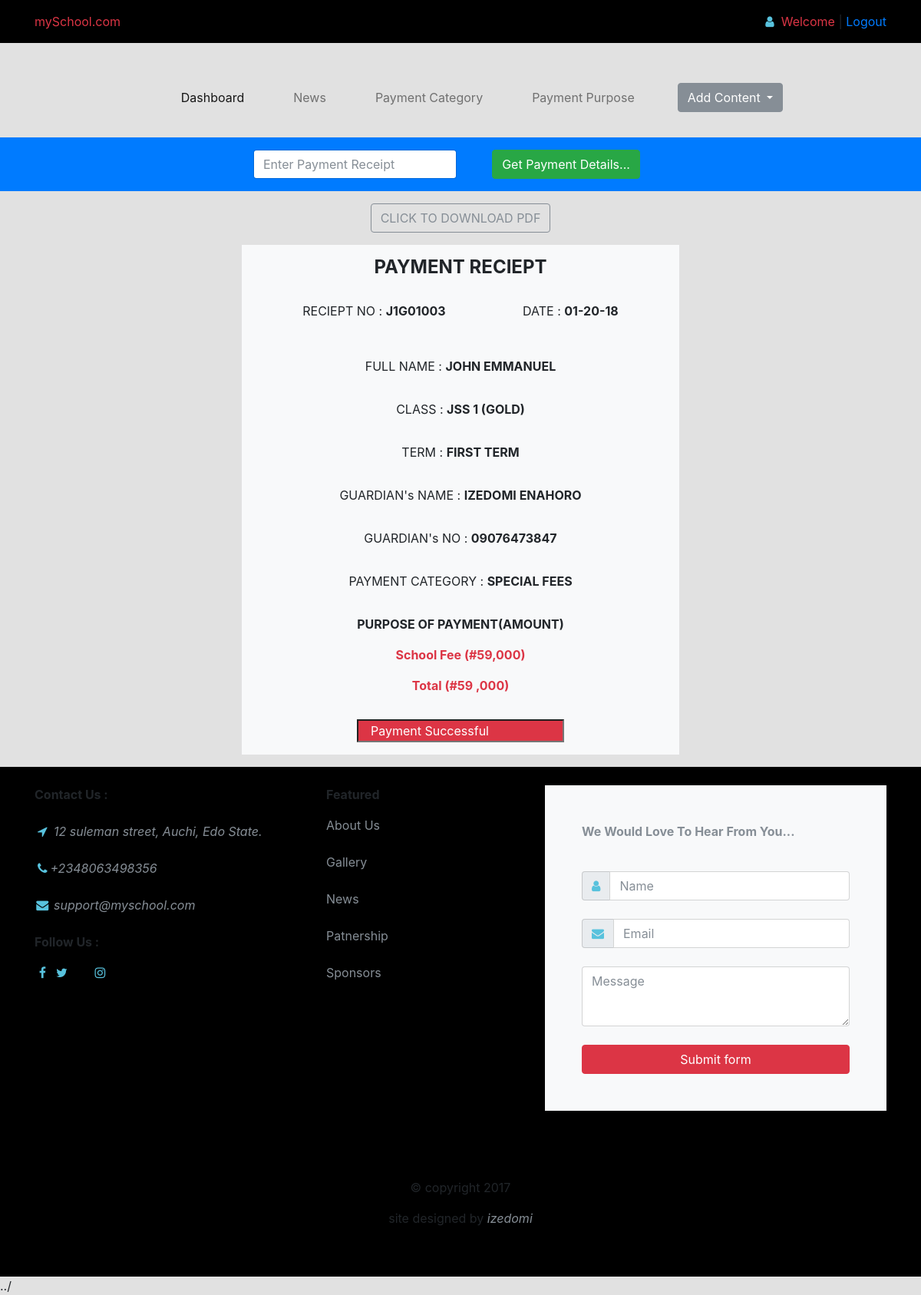
Screenshot of /admin/list.php?id=J1G01003 with the database file from the repository.
### tables this page shows
CREATE TABLE `s_payment_details` (
  `id` int(11) NOT NULL,
  `category` varchar(50) NOT NULL,
  `fullname` varchar(200) NOT NULL,
  `class` varchar(30) NOT NULL,
  `wing` varchar(20) NOT NULL,
  `term` varchar(30) NOT NULL,
  `g_fullname` varchar(200) NOT NULL,
  `g_phone` varchar(15) NOT NULL,
  `payment` text NOT NULL,
  `total` varchar(15) NOT NULL,
  `reference` varchar(25) DEFAULT NULL,
  `unique_id` varchar(15) DEFAULT NULL,
  `date` varchar(20) DEFAULT NULL
);

### admin/list.php (the view, shortened to what this page needs)
<?php
  $link = mysqli_connect("localhost", "wwicscho_root", "izedomi101?");
mysqli_select_db($link, "wwicscho_payment");
  if((isset($_GET['id'])) || (isset($_POST['submit']))):
      if(isset($_GET['id'])){$unique_id = $_GET['id'];}
      if(preg_match("/P\w/", $unique_id)){ $table_name = "p_payment_details";}
      else{ $table_name = "s_payment_details";}
      $sql = "SELECT * FROM $table_name WHERE unique_id = '$unique_id' ";
      $query = mysqli_query($link, $sql);
      $result = mysqli_fetch_array($query);
      $result['payment'] = str_replace("-", "<br/>", $result['payment']);
  endif;
?>
<!DOCTYPE html>
<html lang="en">
<head>
    <link rel="stylesheet" href="../public/assets/styles/css/bootstrap.min.css">
    <link rel="stylesheet" href="font-awesome/css/font-awesome.min.css">
    <link rel="stylesheet" href="../public/assets/styles/css/main.css">
</head>
<body>
    <div id="pre-header" class="fixed-top py-3 mb-5">
      <div class="container">
        <div class="row">
          <div class="col-sm-12">
      <span class="text-danger display-5 d-none d-md-inline ml-auto"> mySchool.com </span>
            <span class="float-md-right d-none d-md-inline">
                <span class="fa fa-user fa-fw"></span>
                <span class="text-danger"> Welcome <?php echo $_SESSION['username']; ?></span> | <span><a href="logout.php">Logout</a></span>
             </span>
          </div>
        </div>
      </div>
    </div>
    <div id="navbar-section">
      <div class="container">
        <div class="row">
          <div class="col-md-12">
            <nav class="navbar navbar-expand-md navbar-light pt-5">
                <div class="collapse navbar-collapse py-4 justify-content-center" id="navBar">
              <ul class="navbar-nav mt-0 mt-lg-0">
                <li class="nav-item pl-md-5">
                  <a class="nav-link active" href="index.php"> Dashboard <span class="sr-only">(current)</span></a>
                </li>
                <li class="nav-item pl-md-5">
                  <a class="nav-link" href="news.php"> News </a>
                </li>
                <li class="nav-item pl-md-5">
                  <a class="nav-link" href="p_category.php"> Payment Category</a>
                </li>
                <li class="nav-item pl-md-5">
                  <a class="nav-link" href="p_purpose.php"> Payment Purpose </a>
                </li>
              </ul>
              <div class="dropdown pl-md-5">
                <button class="btn btn-secondary dropdown-toggle" type="button" id="dropdownMenuButton" data-toggle="dropdown" aria-haspopup="true" aria-expanded="false">
                Add Content
                </button>
              </div>
                </div>
            </nav>
          </div>
        </div>
      </div>
    </div>
    <div class="bg-primary py-3 mb-3">
      <div class="container">
        <div class="row justify-content-center">
          <div class="col-md-6">
          <form>
            <div class="form-row align-items-center">
              <div class="col-md-6 text-center">
                <input type="text" name="id" class="form-control mb-2 mb-sm-0" placeholder="Enter Payment Receipt" required />
              </div>
              <div class="col-md-6 text-center">
                <button type="submit" name="submit" class="btn btn-success">Get Payment Details...</button>
              </div>
            </div>
          </form>
          </div>
        </div>
      </div>
    </div>
            <?php if((isset($_GET['id'])) || (isset($_POST['id']))): ?>
                  <div class="container my-3">
                    <div class="row justify-content-center mb-3">
                    	<div class="col-md-6 text-center">
                    		<a  class="btn btn-outline-secondary" href="../download.php?unique_id=<?php echo $unique_id; ?>&table=<?php echo $table_name; ?>"> CLICK TO DOWNLOAD PDF </a>
                    	</div>
                    </div>
                      <div class="row justify-content-center">
                          <div class="col-md-6 bg-light text-center">
                                <div class="row mb-3">
                                  <div class="col-12">
                                    <p> <strong><h4>PAYMENT RECIEPT</h4></strong></p>
                                  </div>
                                </div>
                                <div class="row mb-5 d-md-block d-none">
                                  <div class="col-md-12">
                                    <span class="mr-5 pr-5"> RECIEPT NO :  <strong><?php echo $unique_id; ?></strong></span>
                                    <span class=""> DATE :  <strong><?php echo $result['date']; ?></strong></span>
                                  </div>
                                </div>
                                <div class="row mb-3">
                                  <div class="col-12">
                                    <p>FULL NAME :  <strong><?php echo strtoupper($result['fullname']); ?></strong></p>
                                  </div>
                                </div>
                                <div class="row mb-3">
                                  <div class="col-md-12">
                                      <p> CLASS : <strong> <?php echo strtoupper($result['class'] . " (" . $result['wing'] . ")"); ?></strong></p>
                                  </div>
                                </div>
                                <div class="row mb-3">
                                  <div class="col-md-12">
                                    <p> TERM : <strong> <?php echo strtoupper($result['term']); ?> </strong></p>
                                  </div>
                                </div>
                                <div class="row mb-3">
                                  <div class="col-md-12">
                                    <p>GUARDIAN's NAME :  <strong><?php echo strtoupper($result['g_fullname']); ?></strong></p>
                                  </div>
                                </div>
                                <div class="row mb-3">
                                  <div class="col-md-12">
                                    <p> GUARDIAN's NO : <strong> <?php echo strtoupper($result['g_phone']); ?> </strong></p>
                                  </div>
                                </div>
                                <div class="row mb-3">
                                  <div class="col-12">
                                    <p>PAYMENT CATEGORY : <strong><?php echo strtoupper($result['category']); ?></strong></p>
                                  </div>
                                </div>
                                <div class="row mb-3">
                                  <div class="col-12">
                                    <p><strong> PURPOSE OF PAYMENT(AMOUNT) </strong><p>
                                    <p class="text-danger"><strong>
                                      <?php echo $result['payment']; ?>
                                                  </strong></p>
                                   <p class="text-danger"><strong><?php echo "Total (#{$result['total']}) "; ?></strong></p>
                                </div>
                           </div>
                                <input type="text" class=" bg-danger text-white pl-3 mb-3" value="Payment Successful" readonly />
                        </div>
                      </div>
                    </div>
            <?php endif; ?>
  <?php require_once("footer.php"); ?>

### public/assets/styles/css/main.css (style rules this page uses)
body { height:100%; width:100%; background-color:#2222; padding-top: 35px; }
.fa { color:#58C2DD; }
#pre-header { background-color:black; width:100%; }

### rows the page displays
s_payment_details: date "01-20-18", fullname "JOHN EMMANUEL", class+wing "JSS 1 (GOLD)", term "FIRST TERM", g_fullname "IZEDOMI ENAHORO", g_phone "09076473847", category "SPECIAL FEES", payment "School Fee (#59,000)", total "59 ,000"

### other values shown
$unique_id "J1G01003"
